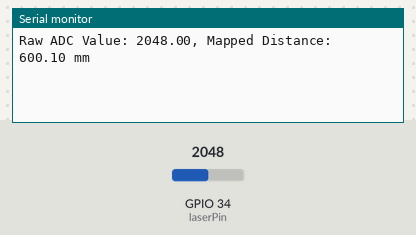
A sketch run on a simulated ESP32. Shown: the last lines printed to the serial monitor. Inputs (shaded band) come from the test bench; at power-on: GPIO 34 (laserPin) = 2048.

Above: at 1.2 s.
1.3 s: GPIO 34 (laserPin) set to 2866
At 2.3 s:
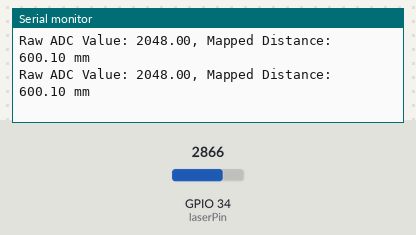
2.8 s: GPIO 34 (laserPin) set to 3603
At 4.2 s:
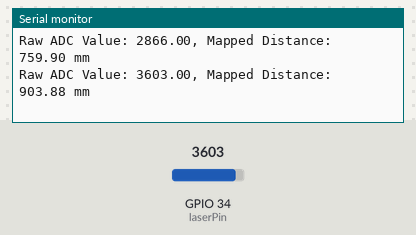
Timing chart, 0 to 5.8 s (numbered marks = the images above; inputs shaded):
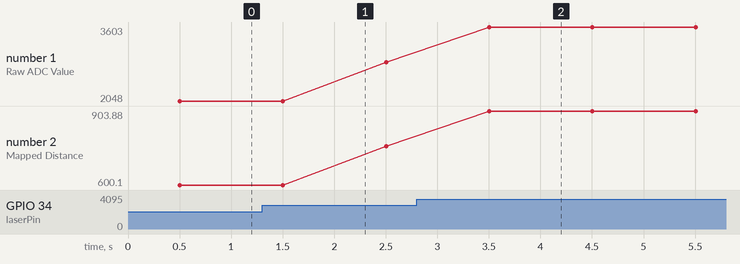

The sketch:

laserTest.ino
```cpp
int laserPin = 34;
const float adcMax = 4095.0;
const float adcMin = 0.0;
const float distanceMax = 1000.0;
const float distanceMin = 200.0;
float mapFloat(float x, float in_min, float in_max, float out_min, float out_max);

void setup() {

  pinMode(laserPin,INPUT);
  Serial.begin(115200);

}

void loop() {

  //read the raw ADC values from the sensor;
  float rawADCValue = analogRead(laserPin);
  //float distance = map(output, 0, 4095, 162, 1000);
  float distance = mapFloat(rawADCValue, adcMin, adcMax, distanceMin, distanceMax);
  //float distance = ((rawADCValue*1000)/4095)+200;

  float avgReadings=0;
  float fiveReadings;
  for(int i=0;i<5;i++){
    fiveReadings += analogRead(laserPin);
    delay(100);
  }

  avgReadings = fiveReadings/5;


  Serial.print("Raw ADC Value: ");
  Serial.print(rawADCValue);
  Serial.print(", Mapped Distance: ");
  Serial.print(distance);
  Serial.println(" mm");


  delay(500);

}

float mapFloat(float x, float in_min, float in_max, float out_min, float out_max){
    float output =  (x - in_min) * (out_max - out_min) / (in_max - in_min) + out_min;
    return output;
}
```

Measured:
- after the input at 2.8 s, the serial monitor: prints a new line after 0.70 s (image 2)
- plotted number 1: 2048 → 2866 after the input at 1.3 s, 2866 → 3603 after the input at 2.8 s
- plotted number 2: 600.1 → 759.9 after the input at 1.3 s, 759.9 → 903.88 after the input at 2.8 s
